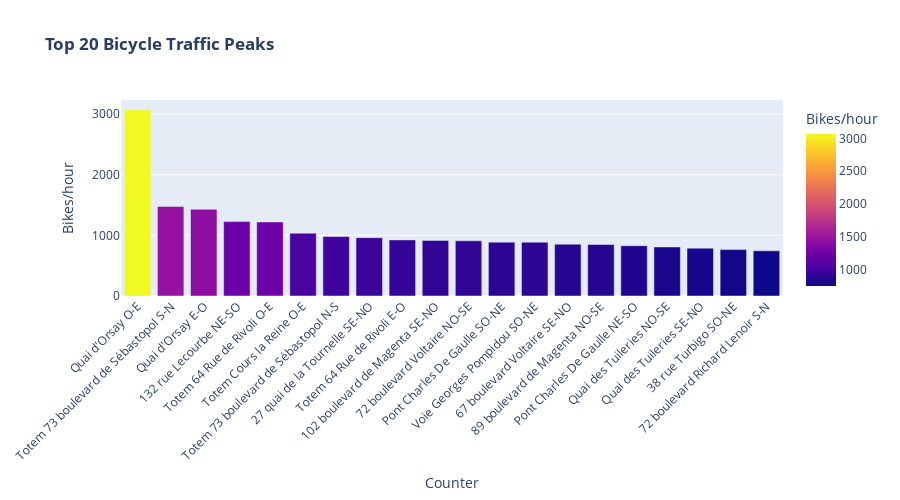

Here is the notebook cell this chart was saved with:
### Code cell
import plotly.express as px

# Bar chart of the top 20 highest traffic peaks across counters
fig = px.bar(
    analyse_pics.head(20),
    x='Counter',
    y='Max_Traffic',
    hover_data=['Peak_Time'],
    color='Max_Traffic',
    title='<b>Top 20 Bicycle Traffic Peaks</b>',
    labels={
        'Max_Traffic': 'Bikes/hour',
        'Peak_Time': 'Peak Time'
    },
    height=500
)

# Rotate x-axis labels for better readability
fig.update_layout(xaxis_tickangle=-45)

# Display the interactive chart
fig.show()

### Figure 1 — Plotly figure (JSON) as saved in the notebook; plotly's stock layout.template omitted (floating-point values rounded to 4 significant figures)
{"data": [{"customdata": [["2025-01-05 14:00"], ["2024-09-18 17:00"], ["2024-06-04 07:00"], ["2024-12-13 17:00"], ["2025-04-29 17:00"], ["2024-11-25 05:00"], ["2024-06-25 07:00"], ["2024-06-25 06:00"], ["2025-04-02 07:00"], ["2024-09-17 16:00"], ["2024-09-16 16:00"], ["2024-07-24 16:00"], ["2025-04-29 06:00"], ["2024-09-10 07:00"], ["2024-06-21 17:00"], ["2024-07-18 16:00"], ["2024-05-22 16:00"], ["2025-04-08 06:00"], ["2025-04-29 17:00"], ["2024-09-04 16:00"]], "hovertemplate": "Counter=%{x}<br>Bikes/hour=%{marker.color}<br>Peak Time=%{customdata[0]}<extra></extra>", "legendgroup": "", "marker": {"color": [3070.0, 1477.0, 1429.0, 1227.0, 1221.0, 1035.0, 980.0, 962.0, 925.0, 917.0, 910.0, 888.0, 887.0, 855.0, 849.0, 830.0, 809.0, 789.0, 765.0, 745.0], "coloraxis": "coloraxis", "pattern": {"shape": ""}}, "name": "", "orientation": "v", "showlegend": false, "textposition": "auto", "type": "bar", "x": ["Quai d'Orsay O-E", "Totem 73 boulevard de Sébastopol S-N", "Quai d'Orsay E-O", "132 rue Lecourbe NE-SO", "Totem 64 Rue de Rivoli O-E", "Totem Cours la Reine O-E", "Totem 73 boulevard de Sébastopol N-S", "27 quai de la Tournelle SE-NO", "Totem 64 Rue de Rivoli E-O", "102 boulevard de Magenta SE-NO", "72 boulevard Voltaire NO-SE", "Pont Charles De Gaulle SO-NE", "Voie Georges Pompidou SO-NE", "67 boulevard Voltaire SE-NO", "89 boulevard de Magenta NO-SE", "Pont Charles De Gaulle NE-SO", "Quai des Tuileries NO-SE", "Quai des Tuileries SE-NO", "38 rue Turbigo SO-NE", "72 boulevard Richard Lenoir S-N"], "xaxis": "x", "y": [3070.0, 1477.0, 1429.0, 1227.0, 1221.0, 1035.0, 980.0, 962.0, 925.0, 917.0, 910.0, 888.0, 887.0, 855.0, 849.0, 830.0, 809.0, 789.0, 765.0, 745.0], "yaxis": "y"}], "layout": {"barmode": "relative", "coloraxis": {"colorbar": {"title": {"text": "Bikes/hour"}}, "colorscale": [[0, "#0d0887"], [0.1111, "#46039f"], [0.2222, "#7201a8"], [0.3333, "#9c179e"], [0.4444, "#bd3786"], [0.5556, "#d8576b"], [0.6667, "#ed7953"], [0.7778, "#fb9f3a"], [0.8889, "#fdca26"], [1, "#f0f921"]]}, "height": 500, "legend": {"tracegroupgap": 0}, "title": {"text": "<b>Top 20 Bicycle Traffic Peaks</b>"}, "xaxis": {"anchor": "y", "domain": [0, 1], "tickangle": -45, "title": {"text": "Counter"}}, "yaxis": {"anchor": "x", "domain": [0, 1], "title": {"text": "Bikes/hour"}}}}
